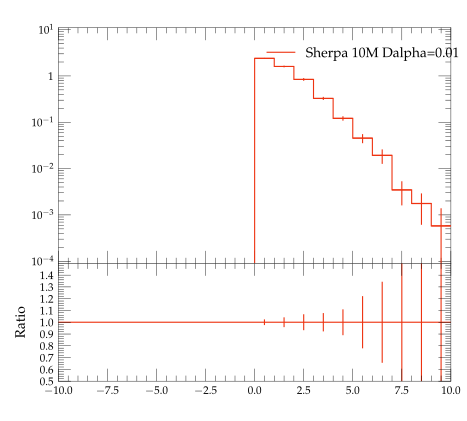

This figure's Python source:
#! /usr/bin/env python

# This Python script was auto-generated using YODA v2.0.0.
# Analysis object: /evtb/cutEg_tjg_deta
# Timestamp: 13-04-2024 (01:44:13)

import matplotlib as mpl
import matplotlib.pyplot as plt
mpl.use('Agg') # comment out for interactive use
import os
import numpy as np

plotDir = os.path.split(os.path.realpath(__file__))[0]
if 'YODA_USER_PLOT_PATH' in globals():
    plot_outdir = globals()['YODA_USER_PLOT_PATH']
else:
    plot_outdir = plotDir

#plot style
plt.style.use(os.path.join(plotDir, '../default.mplstyle'))
# plot metadata
figW, figH = plt.rcParams['figure.figsize']
ax_xLabel = r''
ax_yLabel = r''
ax_title  = r''
ax_xScale = 'linear'
ax_yScale = 'log'
xLims = (-10.0, 10.0)
yLims = (9e-05, 11.0)

# TeX-friendly labels for the legend
labels = [ r"Sherpa 10M Dalpha=0.01" ]

# Create figure and axis objects
fig, (ax, ratio0_ax) = plt.subplots(2, 1, sharex=True,
                  figsize=(figW,figH), gridspec_kw={'height_ratios': (2, 1)})
ratio0_ax.yaxis.set_major_locator(mpl.ticker.MultipleLocator(0.1))
ratio0_ax.set_ylim(0.5, 1.4999)
ratio0_ax.set_ylabel('Ratio')

# LineColor map: curve index -> color
linecolors = {0: '#EE3311'}
# the numerical data is stored in a separate file
dataf = dict()
prefix = os.path.split(__file__)[0]
if prefix:    prefix = prefix + '/'
exec(open(prefix+'cutEg_tjg_deta__data.py').read(), dataf)


legend_handles = [] # keep track of handles for the legend

# style options for curves
# starts at zorder>=5 to draw curve on top of legend
styles = {
  'curve0': {
    'color' : linecolors[0],
    'linestyle' : '-',
    'marker' : 'o',
    'zorder' : 5,
    'histstyle' : True,
  },
}
# curve from input yoda files in main panel
for label in dataf['yvals'].keys():
    if all(np.isnan(v) for v in dataf['yvals'][label]):
        continue
    tmp = None
    if styles[label]['histstyle']: # draw as histogram
        tmp, = ax.plot(dataf['xedges'], dataf['yedges'][label],
                       color=styles[label]['color'],
                       linestyle=styles[label]['linestyle'],
                       drawstyle='steps-pre', solid_joinstyle='miter',
                       zorder=styles[label]['zorder'], label=label)
        ax.errorbar(dataf['xpoints'], dataf['yvals'][label], color=styles[label]['color'],
                    xerr=dataf['xerrs'], yerr=[dataf['ydowns'][label], dataf['yups'][label]],
                    linestyle='none', zorder=styles[label]['zorder'])
    else: # draw as scatter
        tmp = ax.errorbar(dataf['xpoints'], dataf['yvals'][label],
                          xerr=dataf['xerrs'],
                          yerr=[ dataf['ydowns'][label],
                          dataf['yups'][label] ],
                          fmt=styles[label]['marker'],
                          ecolor=styles[label]['color'],
                          color=styles[label]['color'], zorder=2)
        tmp[-1][0].set_linestyle(styles[label]['linestyle'])
    legend_handles += [tmp]
    for varLabel in dataf['variation_yvals'].keys():
        if varLabel.startswith(label):
            tmp, = ax.plot(dataf['xedges'], dataf['variation_yvals'][varLabel],
                           color=styles[label]['color'],
                           linestyle=styles[label]['linestyle'],
                           drawstyle='steps-pre', solid_joinstyle='miter',
                           zorder=styles[label]['zorder'], alpha=0.5)


# plots on ratio panel
# curve from input yoda files in ratio panel
for label, yvals in dataf['ratio0_yvals'].items():
    if all(np.isnan(v) for v in yvals):
        continue
    if styles[label]['histstyle']: # plot as histogram
        ratio0_ax.plot(dataf['xedges'], yvals,
                       color=styles[label]['color'],
                       linestyle=styles[label]['linestyle'],
                       drawstyle='steps-pre', zorder=1,
                       solid_joinstyle='miter')
        ratio0_ax.vlines(dataf['xpoints'],
                         dataf['ratio0_ymin'][label],
                         dataf['ratio0_ymax'][label],
                         color=styles[label]['color'], zorder=1)
    else: # plot as scatter
        tmp = ratio0_ax.errorbar(dataf['xpoints'],
                                 yvals, xerr=dataf['xerrs'],
                                 yerr=dataf['ratio0_yerrs'][label],
                                 fmt=styles[label]['marker'],
                                 ecolor=styles[label]['color'],
                                 color=styles[label]['color'])
        tmp[-1][0].set_linestyle(styles[label]['linestyle'])

    for varlabel in dataf['ratio0_variation_vals'].keys():
        if varlabel.startswith(label):
            ratio0_ax.plot(dataf['xedges'],
                            dataf['ratio0_variation_vals'][varlabel],
                            color=styles[label]['color'],
                            linestyle=styles[label]['linestyle'],
                            drawstyle='steps-pre', solid_joinstyle='miter',
                            zorder=1, alpha=0.5)

legend_pos = (0.5, 0.97)
ax.legend(legend_handles, labels, loc='upper left', bbox_to_anchor=legend_pos)

# set plot metadata as defined above
ratio0_ax.set_xlabel(ax_xLabel)
ratio0_ax.xaxis.set_label_coords(1., -.15)
ax.set_ylabel(ax_yLabel, loc='top')
ax.set_title(ax_title, loc='left')
ax.set_xscale(ax_xScale)
ax.set_yscale(ax_yScale)
ax.set_xlim(xLims)
ax.set_ylim(yLims)

# tick formatting
plt.rcParams['xtick.top'] = True
plt.rcParams['ytick.right'] = True
ax.yaxis.set_major_locator(mpl.ticker.LogLocator(base=10.0, numticks=np.inf))
ax.yaxis.set_minor_locator(mpl.ticker.LogLocator(
                           base=10.0, subs=np.arange(0.1, 1, 0.1), numticks=np.inf))
fig.align_ylabels((ax, ratio0_ax))
plt.savefig(os.path.join(plot_outdir, 'cutEg_tjg_deta.pdf'), format='PDF')
plt.savefig(os.path.join(plot_outdir, 'cutEg_tjg_deta.png'), format='PNG')

plt.close(fig)
